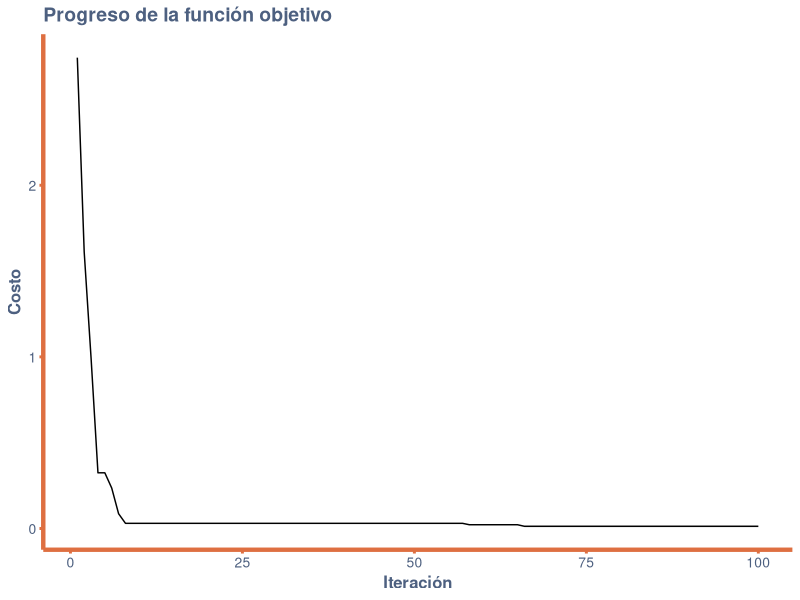

The R source for this figure:
## ---- chunk 1
# Definir la función objetivo
objective_function <- function(vector) {
    return(sum(vector^2))
}

# Generar un número aleatorio en el intervalo [min, max]
rand_in_bounds <- function(min, max) {
    return(min + ((max-min) * runif(1)))
}

# Generar un vector aleatorio en el espacio de búsqueda
random_vector <- function(minmax) {
    #minmax <- matrix(bounds,nrow = problem_size, ncol = problem_size, byrow = FALSE)
    return(runif(length(minmax), min = minmax[,1], max = minmax[,2]))
}

# Dar un paso en una dirección aleatoria
take_step <- function(minmax, current, step_size) {
    position <- numeric(length(current))
    for (i in 1:(length(current)/problem_size)) {
        min <- max(minmax[i,1], current[i]-step_size)
        max <- min(minmax[i,2], current[i]+step_size)
        position[i] <- rand_in_bounds(min, max)
    }
    return(position)
}

# Dar un paso grande en una dirección aleatoria
large_step_size <- function(iter, step_size, s_factor, l_factor, iter_mult) {
    if (iter > 0 && iter %% iter_mult == 0) {
        return(step_size * l_factor)
    } else {
        return(step_size * s_factor)
    }
}

# Dar un paso y un gran paso en direcciones aleatorias
take_steps <- function(bounds, current, step_size, big_stepsize) {
    step <- list()
    big_step <- list()
    step$vector <- take_step(bounds, current$vector, step_size)
    step$cost <- objective_function(step$vector)
    big_step$vector <- take_step(bounds, current$vector, big_stepsize)
    big_step$cost <- objective_function(big_step$vector)
    return(list(step, big_step))
}

# Inicializar un dataframe para almacenar los resultados
results <- data.frame(iteration = integer(), cost = numeric())

# Realizar la búsqueda aleatoria adaptativa
search <- function(max_iter, bounds, init_factor, s_factor, l_factor, iter_mult, max_no_impr) {
    step_size <- (bounds[1,2]-bounds[1,1]) * init_factor
    current <- list()
    current$vector <- random_vector(bounds)
    current$cost <- objective_function(current$vector)
    count <- 0
    for (iter in 1:max_iter) {
        big_stepsize <- large_step_size(iter, step_size, s_factor, l_factor, iter_mult)
        steps <- take_steps(bounds, current, step_size, big_stepsize)
        if (steps[[1]]$cost <= current$cost || steps[[2]]$cost <= current$cost) {
            if (steps[[2]]$cost <= steps[[1]]$cost) {
                step_size <- big_stepsize
                current <- steps[[2]]
            } else {
                current <- steps[[1]]
            }
            count <- 0
        } else {
            count <- count + 1
            if (count >= max_no_impr) {
                step_size <- step_size / s_factor
                count <- 0
            }
        }
        # Almacenar los resultados en el dataframe
        results <<- rbind(results, data.frame(iteration = iter, cost = current$cost))
    }
    return(current)
}

# Configuración del problema
problem_size <- 2
bounds <- matrix(c(-5, 5), nrow = problem_size, ncol = 2, byrow = TRUE)

# Configuración del algoritmo
max_iter <- 100
init_factor <- 0.05
s_factor <- 1.3
l_factor <- 3.0
iter_mult <- 10
max_no_impr <- 30

# Ejecutar el algoritmo
best <- search(max_iter, bounds, init_factor, s_factor, l_factor, iter_mult, max_no_impr)
## ---- chunk 2
library(ggplot2)

# Crear modificaciones al plot
crear_tema <- function() {
    theme_minimal() +
        theme(
            plot.background = element_rect(fill = "white", color = NA), 
            panel.grid.major = element_line(color = "white", size = 0.2), 
            panel.grid.minor = element_line(color = "white", size = 0.2), 
            panel.background = element_rect(fill = "white", color = NA), 
            plot.title = element_text(face = "bold", size = 14, color = "#4d6080"),
            axis.title = element_text(face = "bold", size = 12, color = "#4d6080"),
            axis.text = element_text(size = 10, color = "#4d6080"),
            axis.line = element_line(size = 1.5, colour = "#de6f41"), 
            legend.background = element_rect(fill = "#4d6080", color = NA), 
            legend.key = element_rect(fill = "grey90", color = NA),
            axis.ticks.x = element_line(color = "#de6f41", size = 1),
            axis.ticks.y = element_line(color = "#de6f41", size = 1)
        )
}

ggplot(results, aes(x = iteration, y = cost)) +
    geom_line() +
    labs(title = "Progreso de la función objetivo", 
         x = "Iteración", y = "Costo")+
    crear_tema()
## ---- chunk 3
best$vector
